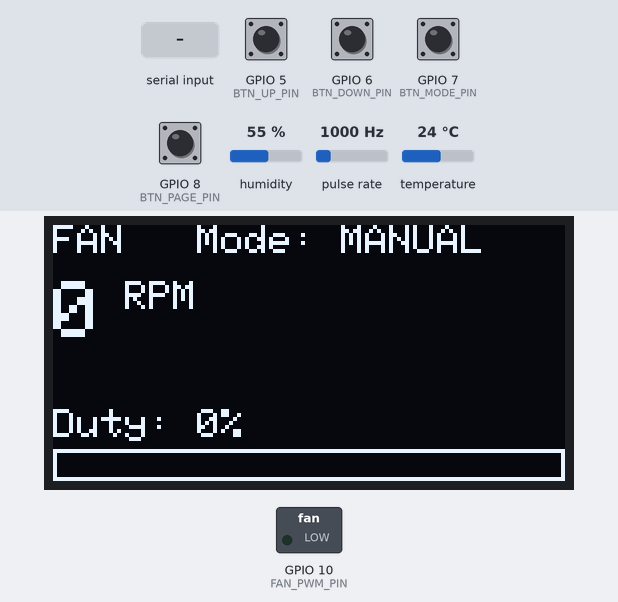
The program below on a simulated ESP32-S3. On the bench: 128×64 one-colour display, switched loads named in the program (green lamp = pin HIGH). Wiring (inferred from the names in the program): pulse sensor: data GPIO 4. The inputs (shaded band) are chosen by the test bench; at power-on: GPIO 5 (BTN_UP_PIN), GPIO 6 (BTN_DOWN_PIN), GPIO 7 (BTN_MODE_PIN), GPIO 8 (BTN_PAGE_PIN) HIGH, humidity 55 %, pulse rate 1000 Hz, temperature 24 °C. What the program prints to the serial monitor is not drawn.

Above: at 3.6 s.
3.7 s: GPIO 8 (BTN_PAGE_PIN) pulled LOW for 0.15 s
At 4.4 s:
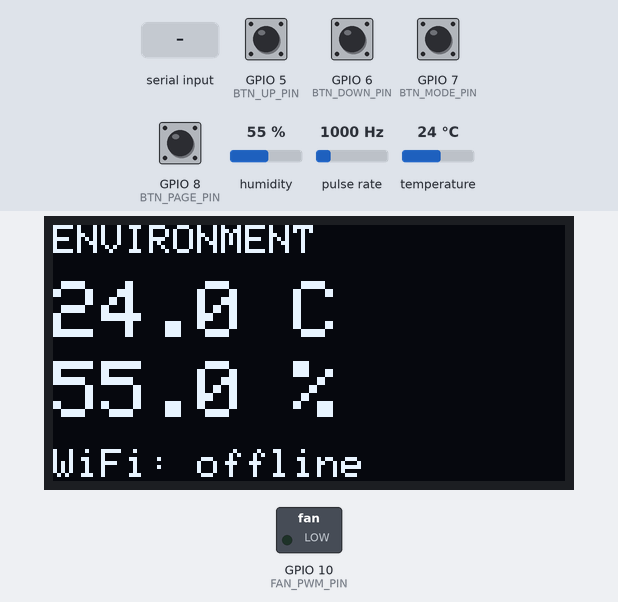
5.3 s: humidity set to 22 %
At 7.3 s:
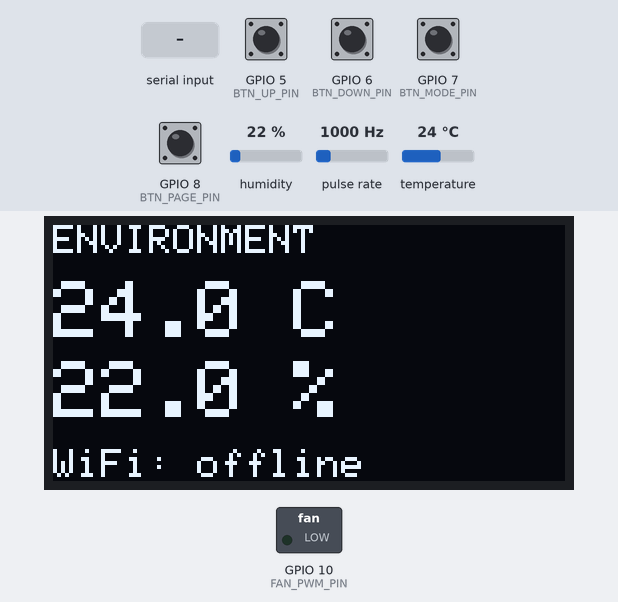
8.0 s: GPIO 8 (BTN_PAGE_PIN) pulled LOW for 1 s
At 9.1 s:
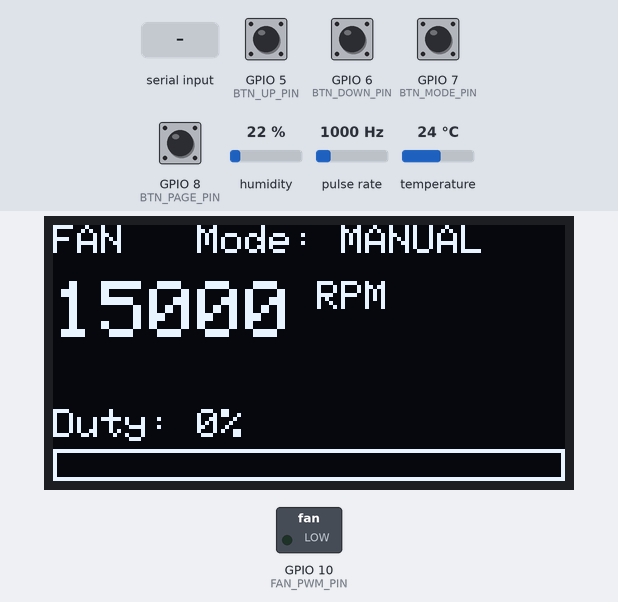
10.5 s: GPIO 7 (BTN_MODE_PIN) pulled LOW for 0.15 s
At 13.4 s:
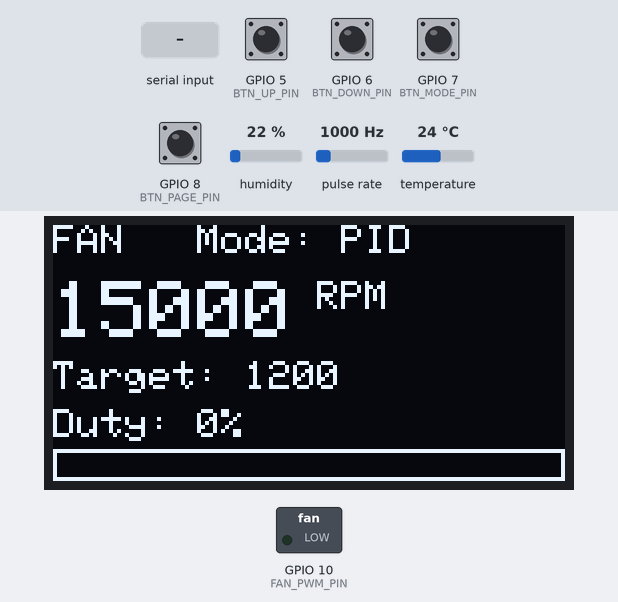
13.9 s: "5\n" received over Serial
At 14.4 s:
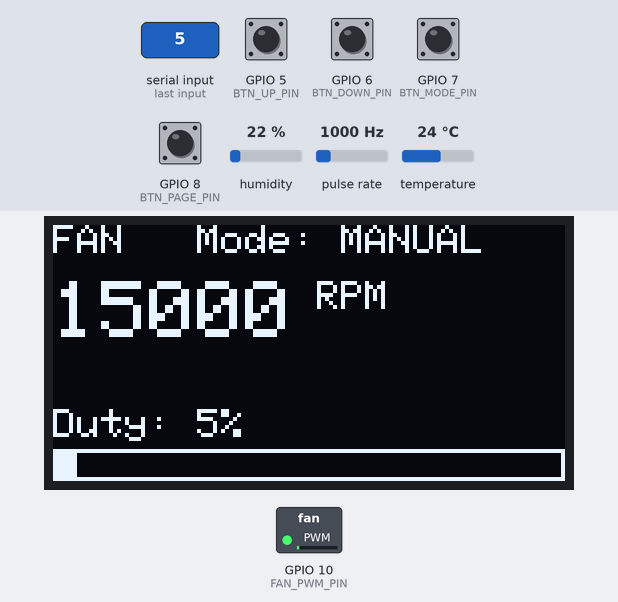
17.2 s: "90\n" received over Serial
At 18.5 s:
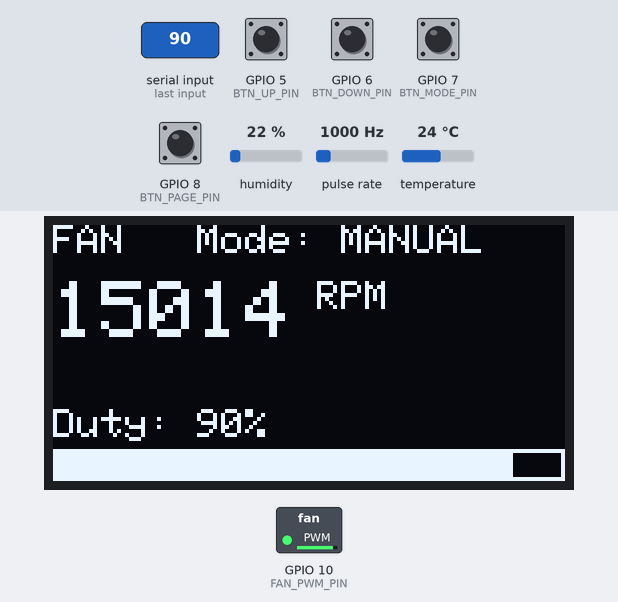
Timing chart, 0 to 20.2 s (numbered marks = the images above; inputs shaded):
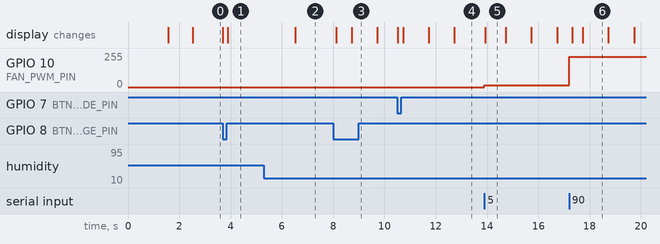

The program:

main.cpp
```cpp
#include <Arduino.h>
#include <Wire.h>
#include "PinConfig.h"
#include "SharedData.h"
#include "FanController.h"   // Member A
#include "SensorModule.h"    // Member B
#include "DisplayModule.h"   // Member B
#include "LedModule.h"       // Member B
#include "ButtonModule.h"    // Member B

// Fan controller (Member A): PWM and TACH pins from PinConfig.h, 2 pulses per revolution
FanController fan(FAN_PWM_PIN, FAN_TACH_PIN, 2.0f);

// ---------- Shared data (see SharedData.h) ----------
int   fanMode = MODE_MANUAL;
int   fanDuty = 0;
float fanRPM = 0;
float targetRPM = 1200;

float temperature = 0;
float humidity = 0;
bool  sensorOK = false;

bool   wifiConnected = false;
String wifiIP = "";
bool   autoModeReady = false;

#define MAX_TARGET_RPM 5000   // highest PID target allowed

// ---------- Timers ----------
// RPM is read every 1010 ms (not 1000): fan.getRPM() returns 0 if it is
// called a little earlier than 1000 ms after the last call.
unsigned long lastRpmTime = 0;
unsigned long lastSensorTime = 0;
unsigned long lastLedTime = 0;
unsigned long lastDisplayTime = 0;

// ---------- Fan control functions ----------

// Manual mode: set duty 0-100 %
void setFanDuty(int duty) {
  duty = constrain(duty, 0, 100);
  fanMode = MODE_MANUAL;
  fan.setPIDEnabled(false);
  fanDuty = duty;
  fan.setSpeed(fanDuty);
  Serial.printf("Manual duty: %d%%\n", fanDuty);
}

// PID mode: set target RPM
void setTargetRPM(float rpm) {
  rpm = constrain(rpm, 0, MAX_TARGET_RPM);
  targetRPM = rpm;
  fan.setTargetRPM(targetRPM);
  if (fanMode != MODE_PID) {
    fanMode = MODE_PID;
    fan.setPIDEnabled(true);
  }
  Serial.printf("PID target: %.0f RPM\n", targetRPM);
}

// MANUAL -> PID -> AUTO (only when Member C has finished it) -> MANUAL
void changeMode() {
  if (fanMode == MODE_MANUAL) {
    setTargetRPM(targetRPM);
  } else if (fanMode == MODE_PID && autoModeReady) {
    fanMode = MODE_AUTO;
    fan.setPIDEnabled(false);
    Serial.println("Mode: AUTO");
  } else {
    setFanDuty(fanDuty);
  }
}

// ---------- I2C scanner (for checking wiring) ----------
// Runs once at start-up and with the serial command "scan".
// OLED should be at 0x3C, SHT30 at 0x44 (or 0x45).
void scanI2C() {
  Serial.println("Scanning I2C bus (SDA=13, SCL=12)...");
  int found = 0;
  for (int address = 1; address < 127; address++) {
    Wire.beginTransmission(address);
    if (Wire.endTransmission() == 0) {
      Serial.printf("  Found device at 0x%02X", address);
      if (address == 0x3C) Serial.print("  <- OLED");
      if (address == 0x44 || address == 0x45) Serial.print("  <- SHT30");
      Serial.println();
      found++;
    }
  }
  if (found == 0) {
    Serial.println("  No I2C devices found! Check 3V3, GND, SDA (GPIO 13) and SCL (GPIO 12).");
  }
}

// ---------- Serial commands (from Member A, Member D will extend them) ----------
// "0"-"100" = manual duty, "rpm 1500" = PID target, "scan" = check the I2C bus
void handleSerialSpeedCommand() {
  if (Serial.available() > 0) {
    String input = Serial.readStringUntil('\n');
    input.trim();

    if (input.length() == 0) {
      return;
    }

    if (input == "scan") {
      scanI2C();
      return;
    }

    if (input.startsWith("rpm ") || input.startsWith("RPM ")) {
      setTargetRPM(input.substring(4).toFloat());
      return;
    }

    bool isNumber = true;
    for (size_t i = 0; i < input.length(); i++) {
      if (!isDigit(input.charAt(i))) {
        isNumber = false;
      }
    }

    int requestedDuty = input.toInt();
    if (isNumber && requestedDuty >= 0 && requestedDuty <= 100) {
      setFanDuty(requestedDuty);
    } else {
      Serial.println("Enter 0-100 for duty cycle, 'rpm <value>' for PID, or 'scan'.");
    }
  }
}

void setup() {
  Serial.begin(115200);
  delay(1500);
  Serial.println("Smart Fan Initializing...");

  // Member A: fan
  fan.begin();
  fan.setPIDGains(0.05f, 0.02f, 0.005f);
  fan.setSpeed(fanDuty);

  // Member B: OLED + SHT30 share the I2C pins (SDA=13, SCL=12)
  Wire.begin(I2C_SDA_PIN, I2C_SCL_PIN);
  scanI2C();
  initDisplay();
  initSensor();
  initLed();
  initButtons();

  Serial.println("Ready. Type 0-100, 'rpm <target>', or 'scan'.\n");
}

void loop() {
  handleSerialSpeedCommand();
  checkButtons();

  unsigned long now = millis();

  // Every 1 s: read RPM, run PID, print data
  if (now - lastRpmTime >= 1010) {
    lastRpmTime = now;
    fanRPM = fan.getRPM();
    if (fanMode == MODE_PID) {
      fanDuty = fan.updatePID(fanRPM);
    }
    Serial.printf("[Telemetry] RPM: %.0f | Target: %.0f | Duty: %d%% | T: %.1f C | RH: %.1f %% | Sensor: %s\n",
                  fanRPM, targetRPM, fanDuty, temperature, humidity, sensorOK ? "OK" : "ERROR");
  }

  // Every 2 s: read temperature and humidity
  if (now - lastSensorTime >= 2000) {
    lastSensorTime = now;
    readSensor();
  }

  // Every 30 ms: LED animation
  if (now - lastLedTime >= 30) {
    lastLedTime = now;
    updateLed();
  }

  // Every 200 ms: refresh OLED
  if (now - lastDisplayTime >= 200) {
    lastDisplayTime = now;
    updateDisplay();
  }
}
```

ButtonModule.h
```cpp
// Member B: the four buttons K1-K4 on the OLED module
//   K1 UP   : manual mode duty +10 %, PID mode target +100 RPM
//   K2 DOWN : manual mode duty -10 %, PID mode target -100 RPM
//   K3 MODE : change mode (MANUAL -> PID -> MANUAL)
//   K4 PAGE : change OLED page

#ifndef BUTTON_MODULE_H
#define BUTTON_MODULE_H

void initButtons();    // call once in setup()
void checkButtons();   // call in every loop()

#endif
```

DisplayModule.h
```cpp
// Member B: OLED display (SSD1306, 128x64)

#ifndef DISPLAY_MODULE_H
#define DISPLAY_MODULE_H

void initDisplay();     // call once in setup()
void updateDisplay();   // call every 200 ms
void nextPage();        // switch between page 1 (fan) and page 2 (environment)

#endif
```

FanController.h
```cpp
//Mumina: PWM, TACH, and PID loop

// Header guard to prevent multiple inclusion
#ifndef FAN_CONTROLLER_H
#define FAN_CONTROLLER_H

#include <Arduino.h>

// Controls 4-pin PWM fan speed, reads tachometer RPM, and runs closed-loop PID control
class FanController {
public:
    // Constructor and public control/telemetry methods
    FanController(uint8_t pwmPin, uint8_t tachPin, float pulsesPerRevolution = 2.0f);
    void begin();
    void setSpeed(uint8_t dutyCyclePercent);
    float getRPM();

    // PID closed-loop control methods
    void setPIDGains(float kp, float ki, float kd);
    void setTargetRPM(float targetRPM);
    void setPIDEnabled(bool enabled);
    bool isPIDEnabled() const;
    float getTargetRPM() const;
    uint8_t updatePID(float measuredRPM);

private:
    // Tachometer interrupt handler
    static void IRAM_ATTR handleTachInterrupt();

    // Pin and pulse configuration
    uint8_t _pwmPin;
    uint8_t _tachPin;
    float _pulsesPerRevolution;

    // PWM frequency and resolution settings
    uint32_t _pwmFreq = 25000;
    uint8_t _pwmResolution = 8;

    // Pulse counter, timing state, and active instance pointer
    volatile unsigned long _tachPulseCount;
    unsigned long _lastMillis;
    static FanController* _instance;

    // PID state and tuning parameters
    bool _pidEnabled = false;
    float _kp = 0.05f;
    float _ki = 0.02f;
    float _kd = 0.005f;
    float _targetRPM = 0.0f;
    float _integral = 0.0f;
    float _prevError = 0.0f;
    unsigned long _lastPidMillis = 0;
    uint8_t _currentDuty = 0;
};

#endif
```

LedModule.h
```cpp
// Member B: RGB LED effect that follows the fan speed

#ifndef LED_MODULE_H
#define LED_MODULE_H

void initLed();     // call once in setup()
void updateLed();   // call every 30 ms

#endif
```

SensorModule.h
```cpp
// Member B: SHT30 temperature and humidity sensor

#ifndef SENSOR_MODULE_H
#define SENSOR_MODULE_H

void initSensor();   // call once in setup()
void readSensor();   // call every 2 seconds

#endif
```

SharedData.h
```cpp
// Member B: data shared by all modules
// The variables live in main.cpp. Any module can read them after including this file.

#ifndef SHARED_DATA_H
#define SHARED_DATA_H

#include <Arduino.h>

// Fan modes
#define MODE_MANUAL  0
#define MODE_PID     1
#define MODE_AUTO    2   // for Member C (auto temperature control)

// Fan data
extern int   fanMode;        // MODE_MANUAL / MODE_PID / MODE_AUTO
extern int   fanDuty;        // 0-100 %
extern float fanRPM;         // measured speed
extern float targetRPM;      // PID target speed

// Sensor data (from SHT30)
extern float temperature;    // degrees C
extern float humidity;       // %
extern bool  sensorOK;       // false = sensor not working, do not use the values

// Wi-Fi data (Member C fills these in)
extern bool   wifiConnected;
extern String wifiIP;
extern bool   autoModeReady; // Member C: set to true when auto mode works

// Fan control functions (in main.cpp). Buttons, serial and web should all use these.
void setFanDuty(int duty);       // manual mode, 0-100 %
void setTargetRPM(float rpm);    // PID mode
void changeMode();               // MANUAL -> PID -> (AUTO) -> MANUAL

#endif
```

ButtonModule.cpp
```cpp
// Member B: the four buttons K1-K4 on the OLED module
// INPUT_PULLUP means: not pressed = HIGH, pressed = LOW.

#include <Arduino.h>
#include "ButtonModule.h"
#include "PinConfig.h"
#include "SharedData.h"
#include "DisplayModule.h"

#define DEBOUNCE_TIME 200   // ignore presses closer than 200 ms (button bounce)

const int buttonPins[4] = { BTN_UP_PIN, BTN_DOWN_PIN, BTN_MODE_PIN, BTN_PAGE_PIN };
int lastState[4] = { HIGH, HIGH, HIGH, HIGH };
unsigned long lastPressTime[4] = { 0, 0, 0, 0 };

void initButtons() {
  for (int i = 0; i < 4; i++) {
    pinMode(buttonPins[i], INPUT_PULLUP);
  }
  Serial.println("Buttons ready");
}

// Returns true once when button i is pressed down
bool buttonPressed(int i) {
  bool pressed = false;
  int state = digitalRead(buttonPins[i]);

  if (state == LOW && lastState[i] == HIGH && millis() - lastPressTime[i] > DEBOUNCE_TIME) {
    pressed = true;
    lastPressTime[i] = millis();
  }
  lastState[i] = state;
  return pressed;
}

void checkButtons() {
  // K1: UP
  if (buttonPressed(0)) {
    if (fanMode == MODE_MANUAL) setFanDuty(fanDuty + 10);
    if (fanMode == MODE_PID)    setTargetRPM(targetRPM + 100);
  }

  // K2: DOWN
  if (buttonPressed(1)) {
    if (fanMode == MODE_MANUAL) setFanDuty(fanDuty - 10);
    if (fanMode == MODE_PID)    setTargetRPM(targetRPM - 100);
  }

  // K3: MODE
  if (buttonPressed(2)) {
    changeMode();
  }

  // K4: PAGE
  if (buttonPressed(3)) {
    nextPage();
  }
}
```

DisplayModule.cpp
```cpp
// Member B: OLED display (SSD1306, 128x64)
// Same setup as the tutorial demo

#include <Wire.h>
#include <Adafruit_GFX.h>
#include <Adafruit_SSD1306.h>
#include "DisplayModule.h"
#include "SharedData.h"

// OLED settings
#define SCREEN_WIDTH  128
#define SCREEN_HEIGHT 64
#define OLED_RESET    -1    // No reset pin
#define OLED_ADDRESS  0x3C

Adafruit_SSD1306 display(SCREEN_WIDTH, SCREEN_HEIGHT, &Wire, OLED_RESET);

int displayPage = 0;   // 0 = fan page, 1 = environment page

void initDisplay() {
  if (!display.begin(SSD1306_SWITCHCAPVCC, OLED_ADDRESS)) {
    Serial.println("OLED allocation failed!");
    return;   // keep running without the screen
  }
  display.clearDisplay();
  display.setTextColor(SSD1306_WHITE);
  display.setTextSize(2);
  display.setCursor(10, 20);
  display.println("SMART FAN");
  display.display();
  Serial.println("OLED ready");
}

void nextPage() {
  displayPage = displayPage + 1;
  if (displayPage > 1) {
    displayPage = 0;
  }
}

// Page 1: fan information
void drawFanPage() {
  display.setTextSize(1);
  display.setCursor(0, 0);
  display.print("FAN   Mode: ");
  if (fanMode == MODE_MANUAL) display.println("MANUAL");
  if (fanMode == MODE_PID)    display.println("PID");
  if (fanMode == MODE_AUTO)   display.println("AUTO");

  // RPM in big text
  display.setTextSize(2);
  display.setCursor(0, 14);
  display.print((int)fanRPM);
  display.setTextSize(1);
  display.print(" RPM");

  // Target RPM (only in PID mode)
  display.setCursor(0, 34);
  if (fanMode == MODE_PID) {
    display.print("Target: ");
    display.print((int)targetRPM);
  }

  // Duty as text and as a bar
  display.setCursor(0, 46);
  display.print("Duty: ");
  display.print(fanDuty);
  display.print("%");
  display.drawRect(0, 56, 128, 8, SSD1306_WHITE);
  display.fillRect(0, 56, fanDuty * 128 / 100, 8, SSD1306_WHITE);
}

// Page 2: temperature, humidity, Wi-Fi
void drawEnvPage() {
  display.setTextSize(1);
  display.setCursor(0, 0);
  display.println("ENVIRONMENT");

  if (sensorOK) {
    display.setTextSize(2);
    display.setCursor(0, 14);
    display.print(temperature, 1);
    display.println(" C");
    display.setCursor(0, 34);
    display.print(humidity, 1);
    display.println(" %");
  } else {
    display.setTextSize(2);
    display.setCursor(0, 20);
    display.println("SENSOR");
    display.println("ERROR");
  }

  display.setTextSize(1);
  display.setCursor(0, 56);
  if (wifiConnected) {
    display.print("WiFi: ");
    display.print(wifiIP);
  } else {
    display.print("WiFi: offline");
  }
}

void updateDisplay() {
  display.clearDisplay();
  if (displayPage == 0) {
    drawFanPage();
  } else {
    drawEnvPage();
  }
  display.display();
}
```

FanController.cpp
```cpp
//Mumina implementation Code

#include "FanController.h"

// Static instance pointer for interrupt access
FanController* FanController::_instance = nullptr;

// Constructor: initialize pins, pulse count, and timing
FanController::FanController(uint8_t pwmPin, uint8_t tachPin, float pulsesPerRevolution) {
    _pwmPin = pwmPin;
    _tachPin = tachPin;
    _pulsesPerRevolution = (pulsesPerRevolution > 0.0f) ? pulsesPerRevolution : 2.0f;
    _tachPulseCount = 0;
    _lastMillis = 0;
    _lastPidMillis = 0;
}

// Interrupt handler: increment tachometer pulse counter
void IRAM_ATTR FanController::handleTachInterrupt() {
    if (_instance != nullptr) {
        // Noise filter (added by Member B): the PWM signal causes very short spikes
        // on the TACH wire. A real TACH pulse stays LOW for milliseconds and pulses
        // are more than 1 ms apart, so only count pulses that pass both checks.
        static unsigned long lastPulseMicros = 0;
        unsigned long now = micros();
        if (digitalRead(_instance->_tachPin) == LOW && now - lastPulseMicros > 1000) {
            lastPulseMicros = now;
            unsigned long count = _instance->_tachPulseCount;
            _instance->_tachPulseCount = count + 1;
        }
    }
}

// Initialize PWM output, tachometer interrupt, and PID timer
void FanController::begin() {
    _instance = this;
    unsigned long now = millis();
    _lastMillis = now;
    _lastPidMillis = now;
    _tachPulseCount = 0;
    _integral = 0.0f;
    _prevError = 0.0f;

    ledcAttach(_pwmPin, _pwmFreq, _pwmResolution);
    pinMode(_tachPin, INPUT_PULLUP);
    attachInterrupt(digitalPinToInterrupt(_tachPin), handleTachInterrupt, FALLING);
}

// Set fan duty cycle directly (0-100%)
void FanController::setSpeed(uint8_t dutyCyclePercent) {
    _currentDuty = static_cast<uint8_t>(constrain(dutyCyclePercent, 0, 100));
    uint32_t pwmValue = map(_currentDuty, 0, 100, 0, 255);
    ledcWrite(_pwmPin, pwmValue);
}

// Calculate and return fan RPM once per second
float FanController::getRPM() {
    unsigned long currentMillis = millis();
    unsigned long elapsed = currentMillis - _lastMillis;

    if (elapsed >= 1000) {
        noInterrupts();
        unsigned long pulses = _tachPulseCount;
        _tachPulseCount = 0;
        interrupts();

        _lastMillis = currentMillis;

        float revolutions = static_cast<float>(pulses) / _pulsesPerRevolution;
        float seconds = static_cast<float>(elapsed) / 1000.0f;
        return (revolutions / seconds) * 60.0f;
    }

    return 0.0f;
}

// Configure proportional, integral, and derivative gains
void FanController::setPIDGains(float kp, float ki, float kd) {
    _kp = kp;
    _ki = ki;
    _kd = kd;
}

// Set target fan speed in RPM
void FanController::setTargetRPM(float targetRPM) {
    _targetRPM = (targetRPM > 0.0f) ? targetRPM : 0.0f;
}

// Enable or disable closed-loop PID control
void FanController::setPIDEnabled(bool enabled) {
    _pidEnabled = enabled;
    _integral = 0.0f;
    _prevError = 0.0f;
    _lastPidMillis = millis();
}

bool FanController::isPIDEnabled() const {
    return _pidEnabled;
}

float FanController::getTargetRPM() const {
    return _targetRPM;
}

// Compute PID duty cycle (0-100%) from measured RPM and apply it to the fan
uint8_t FanController::updatePID(float measuredRPM) {
    unsigned long now = millis();
    float dt = (now - _lastPidMillis) / 1000.0f;
    if (dt <= 0.0f) {
        dt = 0.001f;
    }
    _lastPidMillis = now;

    if (!_pidEnabled) {
        return _currentDuty;
    }

    // Stop the fan if target RPM is 0
    if (_targetRPM <= 0.0f) {
        _integral = 0.0f;
        _prevError = 0.0f;
        setSpeed(0);
        return 0;
    }

    float error = _targetRPM - measuredRPM;
    _integral = constrain(_integral + error * dt, -2000.0f, 2000.0f);
    float derivative = (error - _prevError) / dt;
    _prevError = error;

    float output = (_kp * error) + (_ki * _integral) + (_kd * derivative);
    uint8_t nextDuty = static_cast<uint8_t>(constrain(output, 0.0f, 100.0f));
    setSpeed(nextDuty);
    return nextDuty;
}
```

SensorModule.cpp
```cpp
// Member B: SHT30 temperature and humidity sensor
// Library: Sensirion arduino-sht (from the tutorial's useful links)

#include <Wire.h>
#include <SHTSensor.h>
#include "SensorModule.h"
#include "SharedData.h"

// AUTO_DETECT finds the sensor at 0x44 or 0x45 (also works for similar Sensirion sensors).
// Note: the sensor is searched only at start-up. If it was not connected then,
// fix the wiring and press RESET.
SHTSensor sht(SHTSensor::AUTO_DETECT);

void initSensor() {
  if (sht.init(Wire)) {
    Serial.println("SHT30 ready");
  } else {
    Serial.println("SHT30 not found! Check wiring, then press RESET. Type 'scan' to check the I2C bus.");
  }
}

void readSensor() {
  if (sht.readSample()) {
    // Reading worked
    temperature = sht.getTemperature();
    humidity = sht.getHumidity();
    sensorOK = true;
  } else {
    // Reading failed (sensor unplugged or broken)
    sensorOK = false;
    Serial.println("SHT30 read failed!");
  }
}
```

WebServerModule.cpp
```cpp
//Member c implementation code
```

Source omitted: LedModule.cpp (1583 bytes), PinConfig.h (787 bytes)

Measured:
- after the input at 3.7 s, the display: changes after 0.20 s (image 1)
- after the input at 5.3 s, the display: changes after 1.2 s (image 2)
- after the input at 8.0 s, the display: first changes after 0.13 s (image 3 shows a later state)
- after the input at 10.5 s, the display: first changes at once (image 4 shows a later state)
- after the input at 13.9 s, GPIO 10 (FAN_PWM_PIN): 0/255 → 12/255 at once; the display: changes at once (image 5)
- after the input at 17.2 s, GPIO 10 (FAN_PWM_PIN): 12/255 → 228/255 at once
- what the display in image 0 shows lasts 1.2 s, from 2.5 s to 3.7 s
